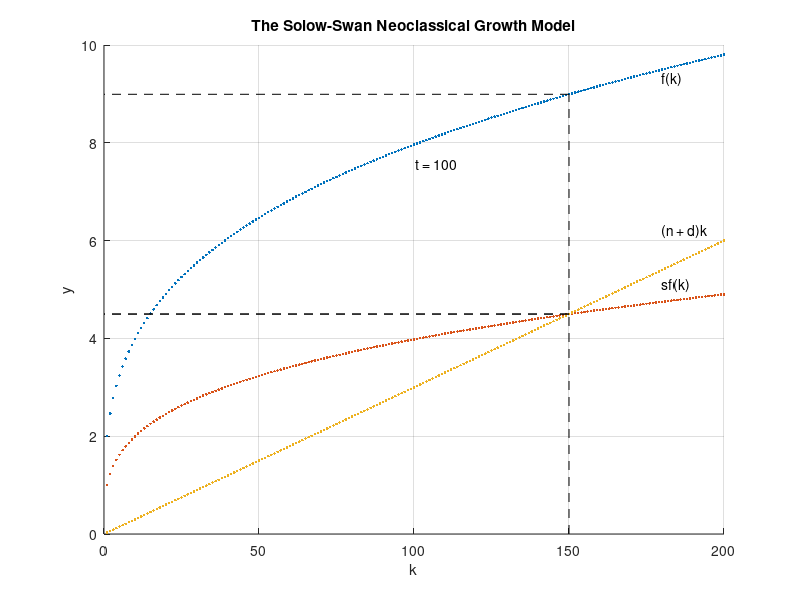

MATLAB code for this plot:
%% Solow-Swan Neoclassical Growth Model
% A MATLAB dynamical replica
%% Author: Diego Ciccia

%% Simulation of the convergence
% Uncomment the commented sections to compare the result of convergence
% between two different economies starting from two different initial
% positions.

t=100; % N° of periods
kmax=200; % Max value of capital per worker
alpha=0.3; % Elasticity of output with respect of capital input
s=0.5; % Marginal propensity to save
n=0.02; % Population growth rate
d=0.01; % Capital depreciation rate
A0=2; % Total factor productivity
K=1:kmax; % Levels of capital per worker (x axis)
y=zeros(length(K),1); %
sy=zeros(length(K),1);
nd=zeros(length(K),1);



for k1=1:kmax
    y(k1,1)=A0*(k1^alpha); % Aggregate production function
    sy(k1,1)=s*y(k1,1); % Actual Investment
    nd(k1,1)=(n+d)*k1; % Required Investment
end


scatter(K,y, '.');
text(max(K)-20, max(y)-0.5, 'f(k)')
title('The Solow-Swan Neoclassical Growth Model')
xlabel('k')
ylabel('y')
hold on
grid on
scatter(K,sy,'.')
text(max(K)-20, sy(kmax,1)+0.2, 'sf(k)')
scatter(K,nd,'.')
text(max(K)-20, nd(kmax,1)+0.2, '(n + d)k')

k1=50; % Starting Position (first economy)
% k2=200; % Starting Position (second economy)
for i=1:t    
    u=plot([k1,k1],[0,y(k1,1)], 'k--');
    drawnow
    l=plot([k1,0],[y(k1,1), y(k1,1)], 'k--');
    drawnow  
    m=plot([k1,0],[sy(k1,1), sy(k1,1)], 'k--');
    drawnow 
    n=plot([k1,0],[nd(k1,1), nd(k1,1)], 'k--');
    drawnow

    delete(u);
    delete(l);
    delete(m);
    delete(n);
    o=text(mean(K),mean(y),['t = ', num2str(i)]);
    drawnow
    delete(o);
    
%     u=plot([k2,k2],[0,y(k2,1)], 'b--');
%     drawnow
%     l=plot([k2,0],[y(k2,1), y(k2,1)], 'b--');
%     drawnow  
%     m=plot([k2,0],[sy(k2,1), sy(k2,1)], 'b--');
%     drawnow 
%     n=plot([k2,0],[nd(k2,1), nd(k2,1)], 'b--');
%     drawnow 
%     
%     delete(u);
%     delete(l);
%     delete(m);
%     delete(n);
   
            
    if sy(k1,1) > nd(k1,1) % Differential equation outcomes 
        k1=k1+1;        
    elseif sy(k1,1) < nd(k1,1)
        k1=k1-1;       
    end  
    
%     if sy(k2,1) > nd(k2,1)
%         k2=k2+1;        
%     elseif sy(k2,1) < nd(k2,1)
%         k2=k2-1;       
%     end  
    
    if i==t
        plot([k1,k1],[0, y(k1,1)], 'k--')
        drawnow
        plot([k1,0],[y(k1,1), y(k1,1)], 'k--')
        drawnow
        plot([k1,0],[sy(k1,1), sy(k1,1)], 'k--')
        drawnow
        plot([k1,0],[nd(k1,1), nd(k1,1)], 'k--')
        drawnow
    
        
%         plot([k2,k2],[0, y(k2,1)], 'b--')
%         drawnow
%         plot([k2,0],[y(k2,1), y(k2,1)], 'b--')
%         drawnow
%         plot([k2,0],[sy(k2,1), sy(k2,1)], 'b--')
%         drawnow
%         plot([k2,0],[nd(k2,1), nd(k2,1)], 'b--')
%         drawnow
        
    end
end

text(mean(K),mean(y),['t = ', num2str(t)])
hold on
